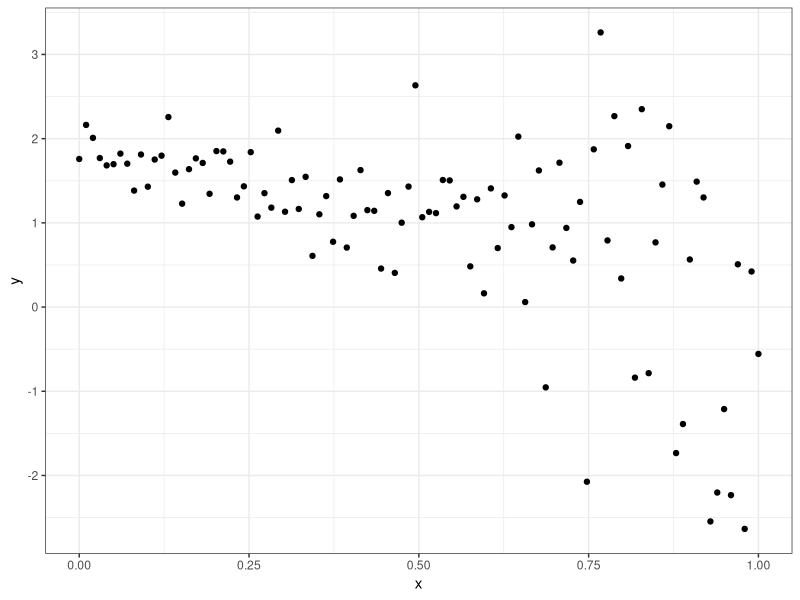
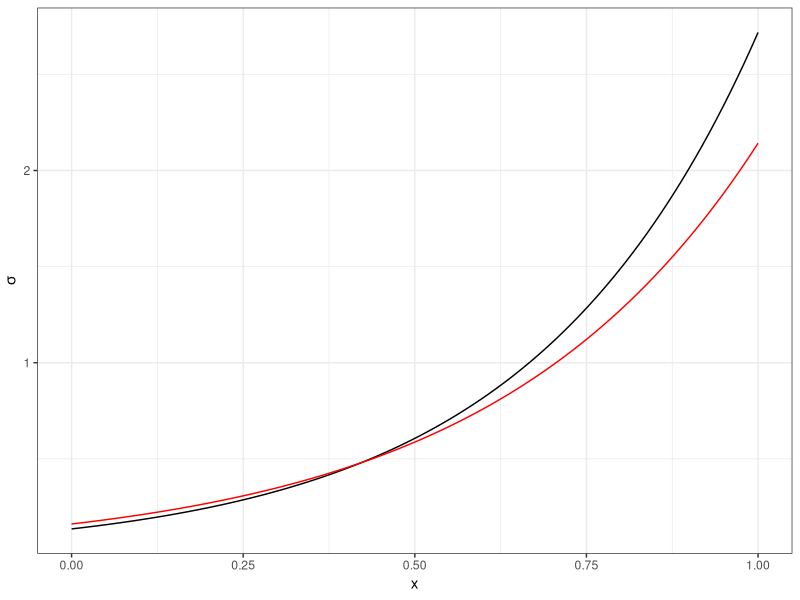
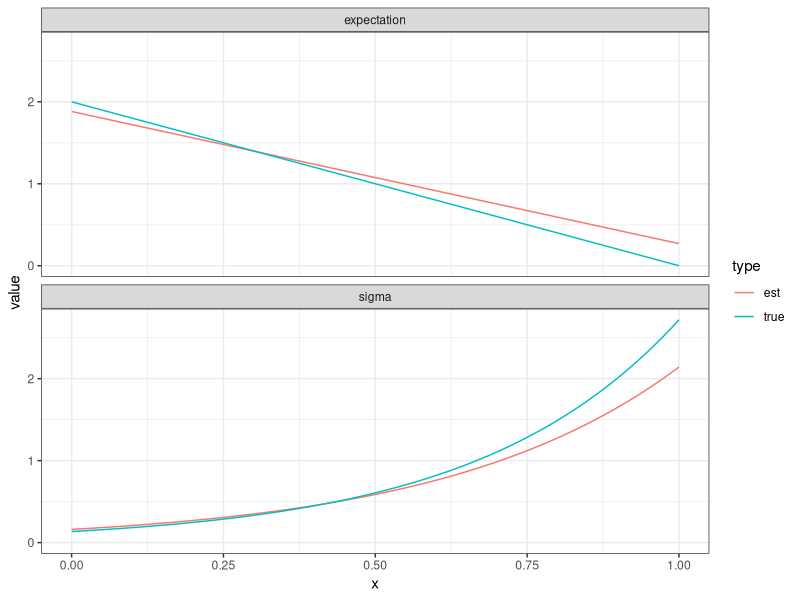

These charts were generated, in order, by the following R code:
## ---- chunk 1
knitr::opts_chunk$set(echo = TRUE)
library(ggplot2)
theme_set(theme_bw())
## ---- chunk 2
n <- 100
theta_true <- c(2, -2, -2, 3)
X <- cbind(1, seq(0, 1, length.out = n))
y <- rnorm(n = n,
           mean = X %*% theta_true[1:2],
           sd = exp(X %*% theta_true[3:4]))
## ---- chunk 3
ggplot(data.frame(x = X[, 2], y = y)) +
  geom_point(aes(x, y))
## ---- chunk 4
neg_log_lik <- function(theta, y, X) {
  sd <- exp(X %*% theta[3:4])
  mu <- X %*% theta[1:2]
  neg_log_like <- -sum(log(dnorm(y, mean = mu, sd = sd)))
  return(neg_log_like)
}
## ---- chunk 5
#y and X already defined in the above code chunk
opt <- optim(c(0,0,0,0), fn = neg_log_lik, y = y, X=X, method = "BFGS")
print(opt)
## ---- chunk 6
data <- data.frame(x = X[, 2],
                   y = y,
                   expectation_true = X %*% theta_true[1:2],
                   sigma_true = exp(X %*% theta_true[3:4]),
                   expectation_est = X %*% opt$par[1:2],
                   sigma_est = exp(X %*% opt$par[3:4]))
## ---- chunk 7
ggplot(data) +
  geom_line(aes(x, sigma_true)) +
  geom_line(aes(x, sigma_est), col = "red") +
  xlab("x") +
  ylab(expression(sigma))
## ---- chunk 8
suppressPackageStartupMessages(library(tidyverse))
data_long <-
  data %>%
  pivot_longer(cols = -c(x, y),
               values_to = "value",
               names_to = c("property", "type"),
               names_pattern = "(.*)_(.*)")
data_long
## ---- chunk 9
ggplot(data_long, aes(x, value)) +
  geom_line(aes(col = type)) +
  facet_wrap(vars(property), ncol=1)
## ---- chunk 10
opt1 <- optim(c(0,0,0,0), fn = neg_log_lik, y = y, X=X, method = "BFGS",hessian = TRUE)
print(opt1)
## ---- chunk 11
inv_hes <- solve(opt1$hessian)
print(inv_hes)
